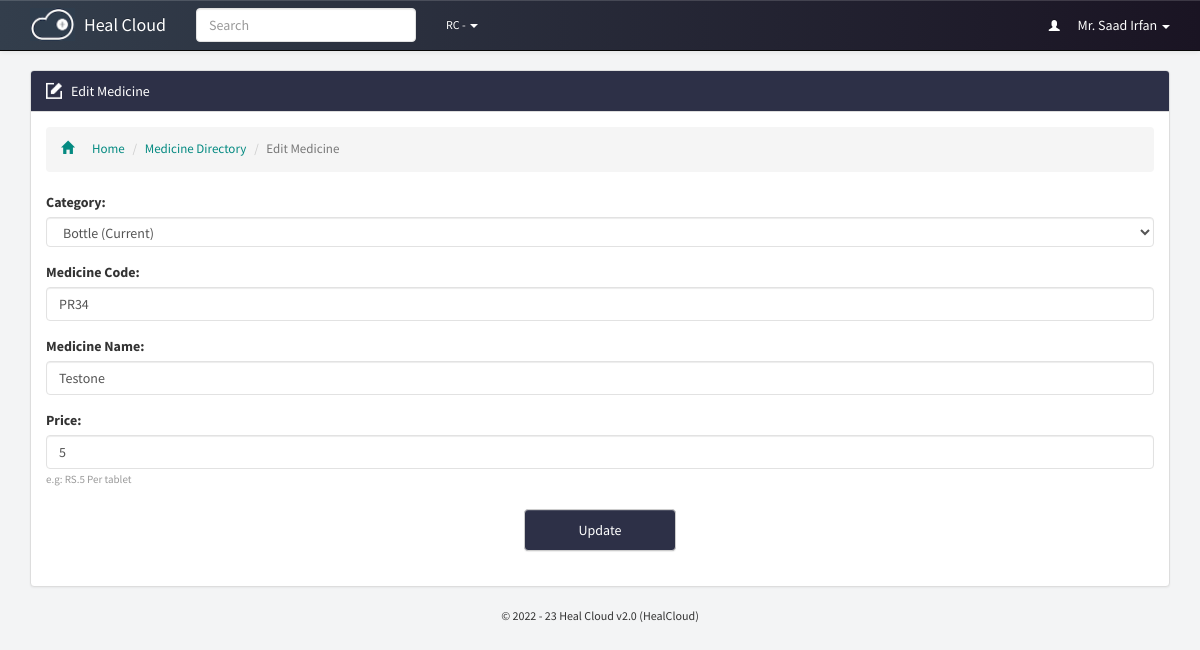
The page /medicines/edit.php?id=1 (signed in) on the database its author committed.
### tables this page shows
CREATE TABLE `p_medicine_dir` (
  `id` bigint(20) NOT NULL,
  `category` varchar(250) NOT NULL,
  `code` varchar(250) NOT NULL,
  `name` varchar(250) NOT NULL,
  `price` varchar(250) NOT NULL,
  `added_by` varchar(250) NOT NULL,
  `last_update` datetime NOT NULL
);

### includes/staff.php (called while the page is built, shortened)
<?php
function staff_info($query,$id = NULL){
	global $con;
	if(!isset($id)){
		$id = $_SESSION['id'];
	}
	$call=mysqli_fetch_object(mysqli_query($con, "select * from p_staff_dir where id='$id'"));
	return $call->$query;
}

### medicines/edit.php (the view, shortened to what this page needs)
<?php
	require_once "../includes/initiate.php";
	if(isset($_GET['id'])){$id=$_GET['id'];}
?>
<div id="edit-medicine" class="container page">
<div class="panel panel-default">
<div class="panel-heading theme-medicines"><span class="inlineicon edit-mini">Edit Medicine</span></div>
<div class="panel-body">
<ol class="breadcrumb link-medicines">
  <li><a href="../dashboard"><i class="glyphicon glyphicon-home"></i>Home</a></li>
  <li><a href="../medicines/">Medicine Directory</a></li>
  <li class="active">Edit Medicine</li>
</ol>
<?php
if(isset($_POST['submit'])){
	$id=$_POST['id'];
	$category=$_POST['category'];
	$code=friendly(strtoupper($_POST['code']));
	$name=friendly($_POST['name']);
	$price=friendly($_POST['price']);
	$price=preg_replace("/[^0-9\s]/", "", $price);
 	$added_by=staff_info('id');
	if(edit_medicine($id,$category,$code,$name,$price,$added_by)==true){
	write_log(staff_info('id'),"edit profile for Medicine $name with code $code","medicine","30");
	echo"<div class='alert alert-success' role='alert'>Profile Updated Successfully. The code given to this medicine is $code.</div>";
	echo"<a class='btn btn-default formbutton theme-medicines' href=../medicines/>Show All</a>";
	}else{
	echo"<div class='alert alert-danger' role='alert'>Please try different code.</div>";
	echo"<a class='btn btn-default formbutton theme-medicines' href=../medicines/new.php>try again</a>";
	}
}else{
	$medicine=mysqli_fetch_object(mysqli_query($con, "select * from p_medicine_dir where id='$id' "));?>
<form method="post" action="" enctype="multipart/form-data">
	<div class="form-group"><label>Category:</label><select class="form-control"  name='category'  id='category' size='1' tabindex='1'>
            <option value='<?php echo $medicine->category;?>'><?php echo $medicine->category;?> (Current)</option>
    </select></div>
	<div class="form-group"><label>Medicine Code:</label><input  class="form-control" name="code" type="text" maxlength="10" value="<?php echo $medicine->code;?>" /></div>
	<div class="form-group"><label>Medicine Name:</label><input  class="form-control" name="name" type="text" maxlength="30" value="<?php echo $medicine->name;?>" /></div>
	<div class="form-group"><label>Price:</label><input  class="form-control" name="price" type="text" maxlength="10" value="<?php echo $medicine->price;?>" /><i>e.g: RS.5 Per tablet</i></div>
	<input name="submit" class="btn btn-default formbutton theme-medicines" type="submit" value="Update">
</form>
<?php }?>
</div>
</div>
</div>

### theme/css/main.css (style rules this page uses)
body, html { background: #f3f4f5; font-family: "Source Sans Pro", sans-serif; }
.page.container { margin-top: 70px; }
.panel-body:before { -webkit-clip-path: polygon(0 0, 100% 0, 100% 56%, 0 42%); clip-path: polygon(0 0, 100% 0, 100% 56%, 0 42%); background-color: #e2e8ec !important; }
.theme-medicines { background: #2d3047 !important; color: #fff !important; }
.link-medicines a { color: #048a81 !important; }
.breadcrumb i { padding-right: 18px; }
.btn-default.theme-portal, .btn-default.theme-patients, .btn-default.theme-staff, .btn-default.theme-branches, .btn-default.theme-medicines, .btn-default.norm { text-transform: capitalize; padding: 10px 35px; text-shadow: none; display: block; width: 152px !important; text-align: center; }
.panel-body li { list-style: none; padding: 5px 0; font-size: 13px; color: #333; }
.panel-default>.panel-heading { background-image: none; }
form { margin-right: auto; margin-left: auto; }
.form-control { border: 1px solid #e2e2e2; }
form i { font-size: 11px; line-height: 20px; font-style: normal; color: #999; }
form select[multiple], form select[size] { height: 30px !important; }
.edit-mini { background: url(../icons/edit-mini.png) no-repeat; padding-left: 25px; background-size: 16px auto; }
.edit-button, .btn.btn-default.formbutton { margin: 20px auto !important; text-align: center !important; }

### rows shown on the page
p_medicine_dir: category "Bottle (Current)", code "PR34", name "Testone", price "5"

### other values the page prints
get_global('portal_name') "Heal Cloud"
get_global('guardian_short_name') "RC"
staff_info("full_name") "Mr. Saad Irfan"
get_global('version') "2.0"
